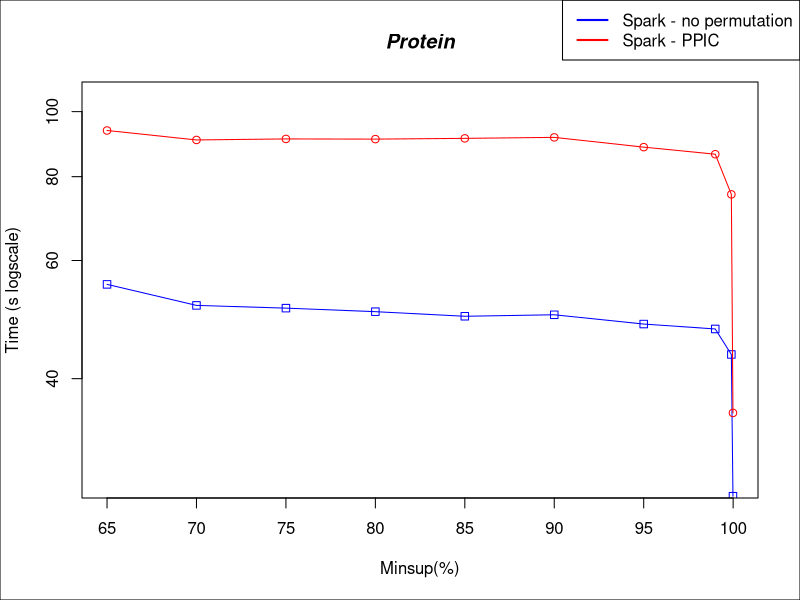

The R script that drew this image:


#DATA
x <- c(0.65, 0.7, 0.75, 0.8, 0.85, 0.9, 0.95, 0.99, 0.999, 0.9999)*100

sparkNP <- c(55278, 51430, 50950, 50336, 49549, 49803, 48242, 47436, 43457, 26721)/1000
sparkPPIC <-  c(93732, 90741, 91059, 90999, 91235, 91545, 88524, 86405, 75279, 35563)/1000

#PLOT
plot(x,sparkNP, log = "y", type="o", pch=0, xlab="Minsup(%)", ylab="Time (s logscale)", col="blue", ylim=c(28, 105))
lines(x,sparkPPIC, col="red", type="o", pch=1)

title(main="Protein", font.main=4)

par(fig = c(0, 1, 0, 1), oma = c(0, 0, 0, 0), mar = c(0, 0, 0, 0), new = TRUE)
plot(0, 0, type = "n", bty = "n", xaxt = "n", yaxt = "n")

#Pretty up
legend("topright", legend=c("Spark - no permutation", "Spark - PPIC"), lty=c(1,1),lwd=c(2,2), col=c("blue","red"))
box()
